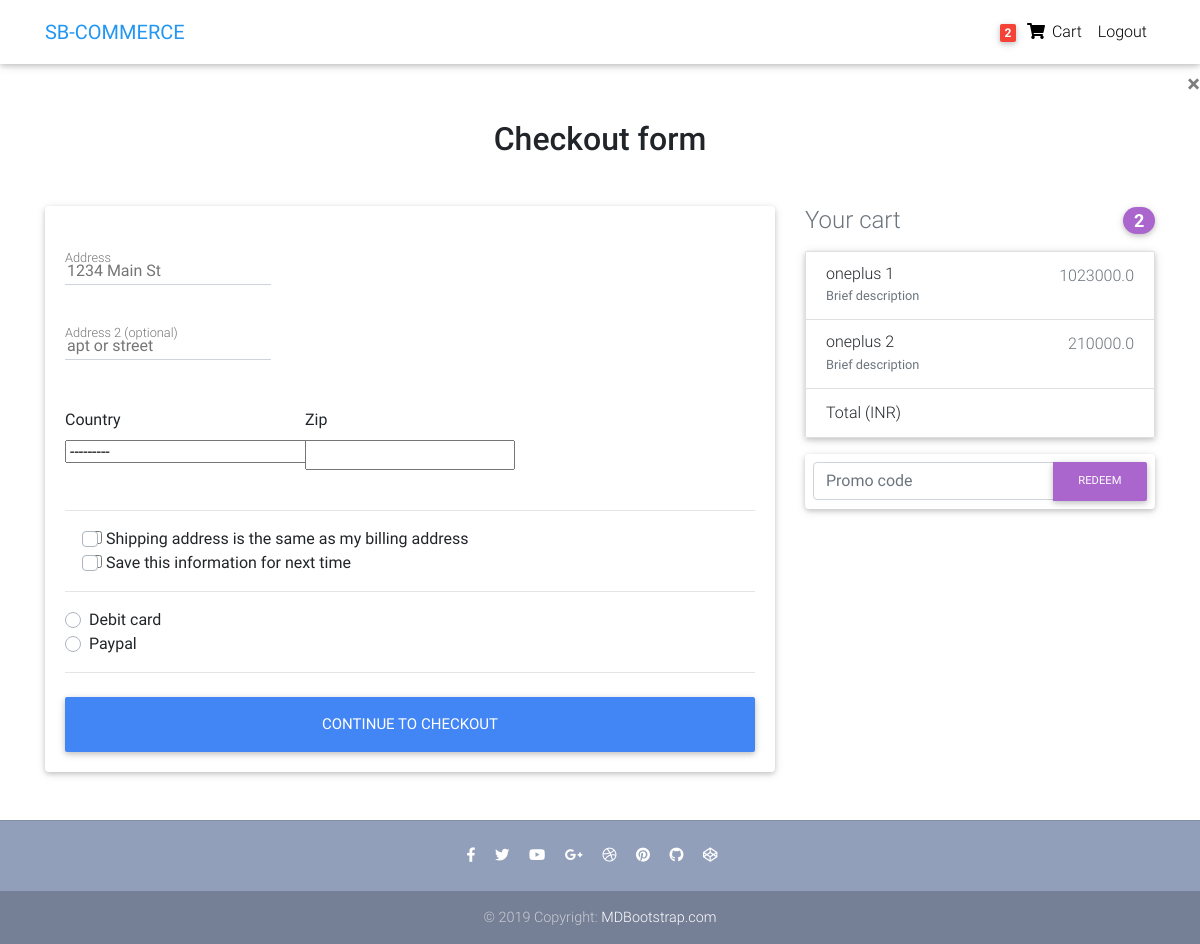
Before: /checkout/ (signed in) with the older database file.
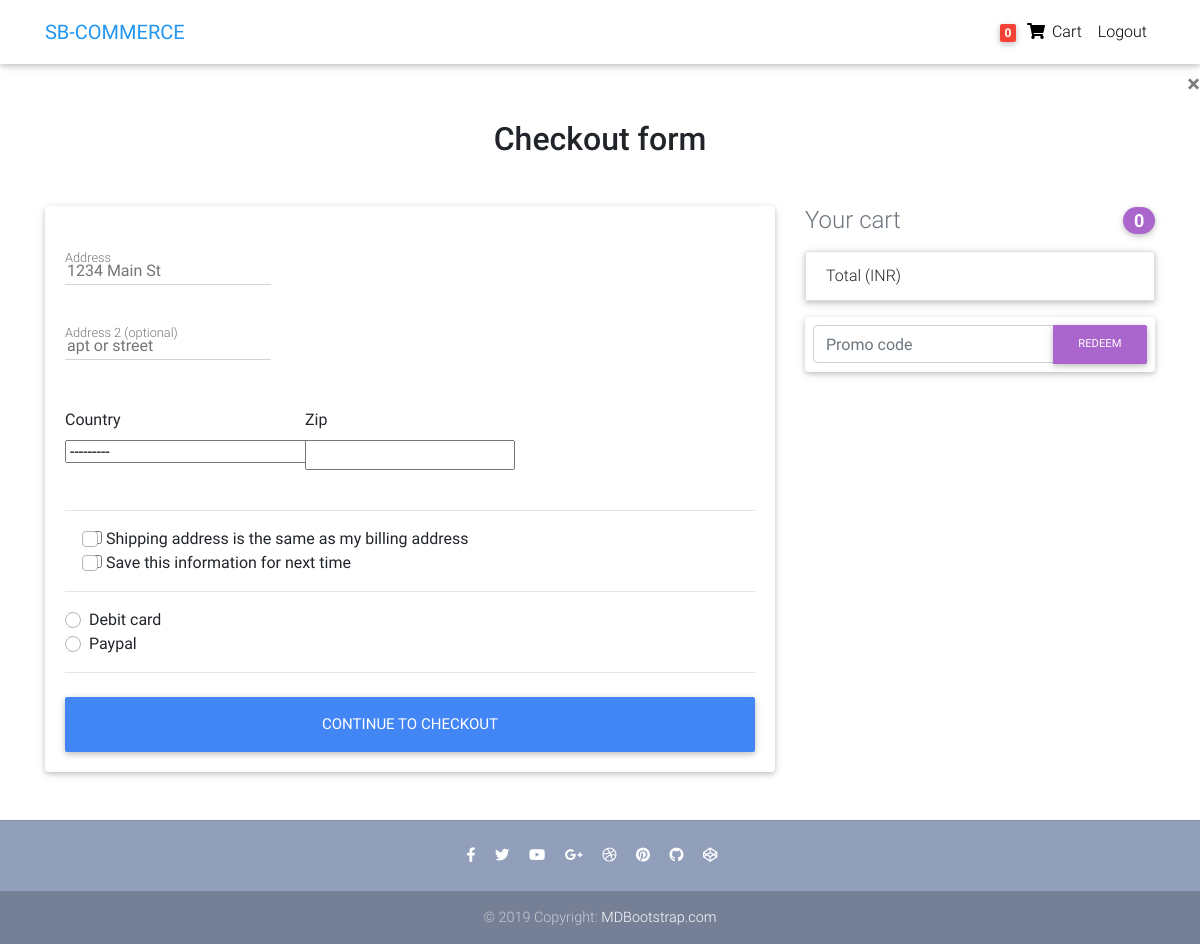
After: the same page with the newer database file.
### core/models.py (models this page shows, shortened)
class Order(models.Model):
    user = models.ForeignKey(settings.AUTH_USER_MODEL, on_delete = models.CASCADE)
    items = models.ManyToManyField(OrderItem)
    start_date = models.DateTimeField(auto_now_add=True)
    ordered_date = models.DateTimeField()
    ordered = models.BooleanField(default=False)

class OrderItem(models.Model):
    user = models.ForeignKey(settings.AUTH_USER_MODEL, on_delete = models.CASCADE)
    ordered = models.BooleanField(default=False)
    item = models.ForeignKey(Item, on_delete= models.CASCADE)
    quantity = models.IntegerField(default=1)
    def get_total_item_price(self):
        return self.quantity * self.item.price

class Item(models.Model):
    title = models.CharField(max_length=100)
    price = models.FloatField()
    discount_price = models.FloatField(blank = True, null = True)
    catagory = models.CharField(choices = CATAGORY_CHOICES , max_length=2)
    label = models.CharField( choices = LABEL_CHOICES , max_length=1)
    slug = models.SlugField()
    discription = models.TextField()

### core/views.py (the view, shortened to what this page needs)
# urls.py: path('checkout/', CheckoutView.as_view(), name='checkout-page'),
class CheckoutView(View):
    def get(self, *args, **kwargs):
        form = CheckoutForm()
        order = Order.objects.get(user=self.request.user, ordered = False)
        context = {
            'form':form,
            'order':order
        }
        return render(self.request, "checkout-page.html", context)

### core/forms.py
class CheckoutForm(forms.Form):
    shipping_address = forms.CharField(widget=forms.TextInput(attrs={
        'placeholder':'1234 Main St'
    }))
    shipping_address2 = forms.CharField(required=False,widget=forms.TextInput(attrs={
        'placeholder':'apt or street'
    }) )
    country = CountryField(blank_label='(select country)').formfield()
    zip_code = forms.CharField()
    same_billing_address = forms.BooleanField(widget=forms.CheckboxInput())
    save_info = forms.BooleanField(widget=forms.CheckboxInput())
    payment_option = forms.ChoiceField(
        widget=forms.RadioSelect(), choices=PAYMENT_OPTION)

### core/templatetags/cart_template_tags.py (called while the page is built)
@register.filter
def cart_item_count(user):
    if user.is_authenticated:
        qs = Order.objects.filter(user = user, ordered  = False)
        if qs.exists():
            return qs[0].items.count()
        return 0

### templates/checkout-page.html (shortened to what this page needs)
{% extends 'base.html' %}
{% load static %}
{% load crispy_forms_tags %}
{% load cart_template_tags  %}
{% block content %}
{% include "navbar.html" %}
<main>
  <div class="container wow fadeIn">
    <h2 class="my-5 h2 text-center">Checkout form</h2>
    <div class="row">
      <div class="col-md-8 mb-4">
        <div class="card">
          <form class="card-body">
            <div class="row">
            </div>
            <div class="md-form mb-5">
              {{ form.shipping_address }}
              <label for="address">Address</label>
            </div>
            <div class="md-form mb-5">
              {{ form.shipping_address2 }}
              <label for="address-2" class="">Address 2 (optional)</label>
            </div>
            <div class="row">
              <div class="col-lg-4 col-md-12 mb-4">
                <label for="country">Country</label>
                {{ form.country }}
              </div>
              <div class="col-lg-4 col-md-6 mb-4">
                <label for="zip">Zip</label>
                {{ form.zip_code }}
              </div>
            </div>
            <hr>
            <div class="custom-control custom-checkbox">
              {{ form.same_billing_address }}
              <label class="custom-control-label" for="same-address">Shipping address is the same as my billing
                address</label>
            </div>
            <div class="custom-control custom-checkbox">
              {{ form.save_info }}
              <label class="custom-control-label" for="save-info">Save this information for next time</label>
            </div>
            <hr>
            <div class="d-block my-3">
              <div class="custom-control custom-radio">
                <label class="custom-control-label" for="debit">Debit card</label>
              </div>
              <div class="custom-control custom-radio">
                <label class="custom-control-label" for="paypal">Paypal</label>
              </div>
            </div>
            <hr class="mb-4">
            <button class="btn btn-primary btn-lg btn-block" type="submit">Continue to checkout</button>
          </form>
        </div>
      </div>
      <div class="col-md-4 mb-4">
        <h4 class="d-flex justify-content-between align-items-center mb-3">
          <span class="text-muted">Your cart</span>
          <span class="badge badge-secondary badge-pill">{{ request.user|cart_item_count }}</span>
        </h4>
        <ul class="list-group mb-3 z-depth-1">
        {% for order_item in order.items.all %}
          <li class="list-group-item d-flex justify-content-between lh-condensed">
            <div>
              <h6 class="my-0">{{ order_item.item.title }}</h6>
              <small class="text-muted">Brief description</small>
            </div>
            <span class="text-muted">{{ order_item.get_total_item_price }}</span>
          </li>
          {% endfor %}
          <li class="list-group-item d-flex justify-content-between">
            <span>Total (INR)</span>
          </li>
        </ul>
        <form class="card p-2">
          <div class="input-group">
            <input type="text" class="form-control" placeholder="Promo code" aria-label="Recipient's username"
              aria-describedby="basic-addon2">
            <div class="input-group-append">
              <button class="btn btn-secondary btn-md waves-effect m-0" type="button">Redeem</button>
            </div>
          </div>
        </form>
      </div>
    </div>
  </div>
</main>
{% endblock %}

### templates/navbar.html (shortened to what this page needs)
{% load cart_template_tags  %}
<nav class="navbar fixed-top navbar-expand-lg navbar-light white scrolling-navbar">
        <div class="container">
          <a class="navbar-brand waves-effect" href="/" target="_blank">
            <strong class="blue-text">SB-COMMERCE</strong>
          </a>
          <div class="collapse navbar-collapse" id="navbarSupportedContent" href="/">
            <ul class="navbar-nav nav-flex-icons">
              {% if request.user.is_authenticated %}
              <li class="nav-item">
                <a  href="{% url 'core:order-summary' %}" class="nav-link waves-effect">
                  <span class="badge red z-depth-1 mr-1">{{ request.user|cart_item_count }}</span>
                  <i class="fas fa-shopping-cart"></i>
                  <span class="clearfix d-none d-sm-inline-block"> Cart </span>
                </a>
                <li class="nav-item">
                    <a class="nav-link waves-effect" href="{% url 'account_logout' %}">
                      <span class="clearfix d-none d-sm-inline-block"> Logout </span>
                    </a>
                  </li>
              </li>
              {% endif %}
            </ul>
          </div>
        </div>
      </nav>

Changed rows visible on the page:
no longer on this page (row edited): OrderItem: item "oneplus 1", get_total_item_price "1023000.0"
no longer on this page (row edited): OrderItem: item "oneplus 2", get_total_item_price "210000.0"
Other visible differences:
{{ request.user|cart_item_count }}: "2" → "0"
